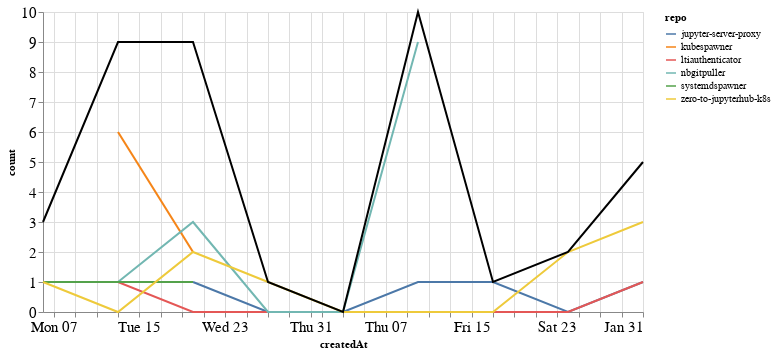

Notebook code for this chart:
### Markdown cell above
### Comments

### Code cell
comments_time = comments.groupby('repo').resample('W', on='createdAt').count()['author'].reset_index()
comments_time = comments_time.rename(columns={'author': 'count'})
comments_time_total = comments_time.groupby('createdAt').agg({"count": "sum"}).reset_index()
ch1 = alt.Chart(comments_time, width=600).mark_line().encode(
    x='createdAt',
    y='count',
    color='repo',
    tooltip="repo"
)

ch2 = alt.Chart(comments_time_total, width=600).mark_line(color="black").encode(
    x='createdAt',
    y='count',
)

ch1 + ch2

### Figure 1 — Vega-Lite specification as saved in the notebook (floating-point values rounded to 4 significant figures)
{"config": {"axisLeft": {"labelFontSize": 15}, "axisBottom": {"labelFontSize": 15}}, "layer": [{"data": {"name": "data-1145407e2d5f5d386ca1ca943bfa9318"}, "mark": "line", "encoding": {"color": {"type": "nominal", "field": "repo"}, "tooltip": {"type": "nominal", "field": "repo"}, "x": {"type": "temporal", "field": "createdAt"}, "y": {"type": "quantitative", "field": "count"}}, "width": 600}, {"data": {"name": "data-265a50e56b346392ccf54ee16c948204"}, "mark": {"type": "line", "color": "black"}, "encoding": {"x": {"type": "temporal", "field": "createdAt"}, "y": {"type": "quantitative", "field": "count"}}, "width": 600}], "$schema": "https://vega.github.io/schema/vega-lite/v4.8.1.json", "datasets": {"data-1145407e2d5f5d386ca1ca943bfa9318": [{"repo": "jupyter-server-proxy", "createdAt": "2020-12-20T00:00:00", "count": 1}, {"repo": "jupyter-server-proxy", "createdAt": "2020-12-27T00:00:00", "count": 0}, {"repo": "jupyter-server-proxy", "createdAt": "2021-01-03T00:00:00", "count": 0}, {"repo": "jupyter-server-proxy", "createdAt": "2021-01-10T00:00:00", "count": 1}, {"repo": "jupyter-server-proxy", "createdAt": "2021-01-17T00:00:00", "count": 1}, {"repo": "jupyter-server-proxy", "createdAt": "2021-01-24T00:00:00", "count": 0}, {"repo": "jupyter-server-proxy", "createdAt": "2021-01-31T00:00:00", "count": 1}, {"repo": "kubespawner", "createdAt": "2020-12-13T00:00:00", "count": 6}, {"repo": "kubespawner", "createdAt": "2020-12-20T00:00:00", "count": 2}, {"repo": "ltiauthenticator", "createdAt": "2020-12-06T00:00:00", "count": 1}, {"repo": "ltiauthenticator", "createdAt": "2020-12-13T00:00:00", "count": 1}, {"repo": "ltiauthenticator", "createdAt": "2020-12-20T00:00:00", "count": 0}, {"repo": "ltiauthenticator", "createdAt": "2020-12-27T00:00:00", "count": 0}, {"repo": "ltiauthenticator", "createdAt": "2021-01-03T00:00:00", "count": 0}, {"repo": "ltiauthenticator", "createdAt": "2021-01-10T00:00:00", "count": 0}, {"repo": "ltiauthenticator", "createdAt": "2021-01-17T00:00:00", "count": 0}, {"repo": "ltiauthenticator", "createdAt": "2021-01-24T00:00:00", "count": 0}, {"repo": "ltiauthenticator", "createdAt": "2021-01-31T00:00:00", "count": 1}, {"repo": "nbgitpuller", "createdAt": "2020-12-13T00:00:00", "count": 1}, {"repo": "nbgitpuller", "createdAt": "2020-12-20T00:00:00", "count": 3}, {"repo": "nbgitpuller", "createdAt": "2020-12-27T00:00:00", "count": 0}, {"repo": "nbgitpuller", "createdAt": "2021-01-03T00:00:00", "count": 0}, {"repo": "nbgitpuller", "createdAt": "2021-01-10T00:00:00", "count": 9}, {"repo": "systemdspawner", "createdAt": "2020-12-06T00:00:00", "count": 1}, {"repo": "systemdspawner", "createdAt": "2020-12-13T00:00:00", "count": 1}, {"repo": "systemdspawner", "createdAt": "2020-12-20T00:00:00", "count": 1}, {"repo": "zero-to-jupyterhub-k8s", "createdAt": "2020-12-06T00:00:00", "count": 1}, {"repo": "zero-to-jupyterhub-k8s", "createdAt": "2020-12-13T00:00:00", "count": 0}, {"repo": "zero-to-jupyterhub-k8s", "createdAt": "2020-12-20T00:00:00", "count": 2}, {"repo": "zero-to-jupyterhub-k8s", "createdAt": "2020-12-27T00:00:00", "count": 1}, {"repo": "zero-to-jupyterhub-k8s", "createdAt": "2021-01-03T00:00:00", "count": 0}, {"repo": "zero-to-jupyterhub-k8s", "createdAt": "2021-01-10T00:00:00", "count": 0}, {"repo": "zero-to-jupyterhub-k8s", "createdAt": "2021-01-17T00:00:00", "count": 0}, {"repo": "zero-to-jupyterhub-k8s", "createdAt": "2021-01-24T00:00:00", "count": 2}, {"repo": "zero-to-jupyterhub-k8s", "createdAt": "2021-01-31T00:00:00", "count": 3}], "data-265a50e56b346392ccf54ee16c948204": [{"createdAt": "2020-12-06T00:00:00", "count": 3}, {"createdAt": "2020-12-13T00:00:00", "count": 9}, {"createdAt": "2020-12-20T00:00:00", "count": 9}, {"createdAt": "2020-12-27T00:00:00", "count": 1}, {"createdAt": "2021-01-03T00:00:00", "count": 0}, {"createdAt": "2021-01-10T00:00:00", "count": 10}, {"createdAt": "2021-01-17T00:00:00", "count": 1}, {"createdAt": "2021-01-24T00:00:00", "count": 2}, {"createdAt": "2021-01-31T00:00:00", "count": 5}]}}
